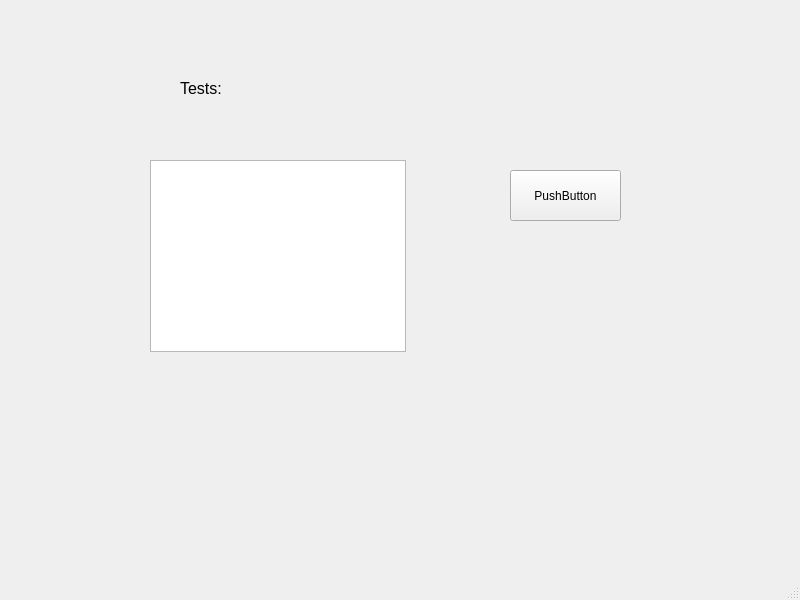
<?xml version="1.0" encoding="UTF-8"?>
<ui version="4.0">
 <class>MainWindow</class>
 <widget class="QMainWindow" name="MainWindow">
  <property name="geometry">
   <rect>
    <x>0</x>
    <y>0</y>
    <width>800</width>
    <height>600</height>
   </rect>
  </property>
  <property name="windowTitle">
   <string>MainWindow</string>
  </property>
  <widget class="QWidget" name="centralwidget">
   <widget class="QLabel" name="Text_Label_1">
    <property name="geometry">
     <rect>
      <x>180</x>
      <y>80</y>
      <width>49</width>
      <height>16</height>
     </rect>
    </property>
    <property name="font">
     <font>
      <pointsize>12</pointsize>
     </font>
    </property>
    <property name="lineWidth">
     <number>0</number>
    </property>
    <property name="text">
     <string>Tests:</string>
    </property>
   </widget>
   <widget class="QTextBrowser" name="textBrowser_1">
    <property name="geometry">
     <rect>
      <x>150</x>
      <y>160</y>
      <width>256</width>
      <height>192</height>
     </rect>
    </property>
   </widget>
   <widget class="QPushButton" name="pushButton_1">
    <property name="geometry">
     <rect>
      <x>510</x>
      <y>170</y>
      <width>111</width>
      <height>51</height>
     </rect>
    </property>
    <property name="text">
     <string>PushButton</string>
    </property>
   </widget>
  </widget>
  <widget class="QMenuBar" name="menubar">
   <property name="geometry">
    <rect>
     <x>0</x>
     <y>0</y>
     <width>800</width>
     <height>22</height>
    </rect>
   </property>
  </widget>
  <widget class="QStatusBar" name="statusbar"/>
 </widget>
 <resources/>
 <connections/>
</ui>
